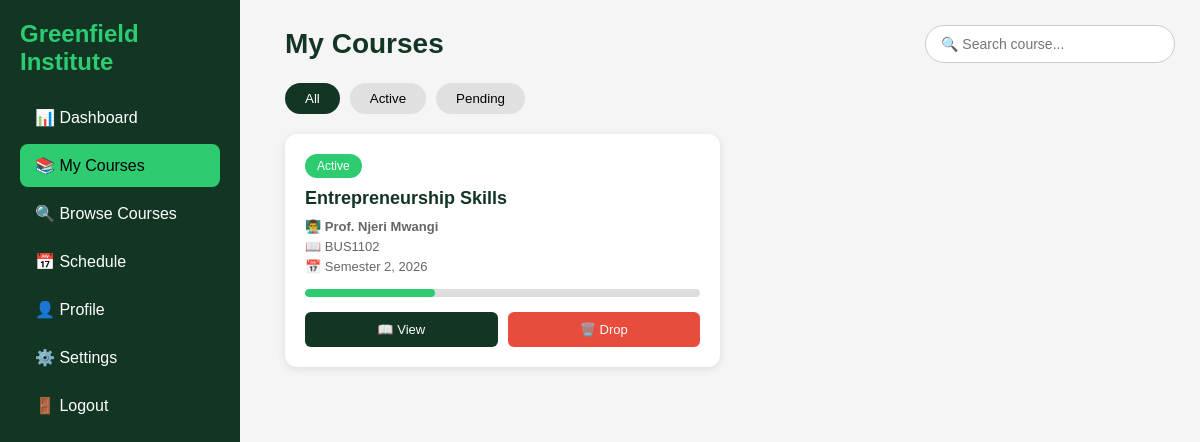
The page /my_courses.php (signed in) on the database its author committed.
### tables this page shows
CREATE TABLE `courses` (
  `id` int NOT NULL AUTO_INCREMENT,
  `course_code` varchar(20) NOT NULL,
  `course_name` varchar(150) NOT NULL,
  `description` text,
  `instructor` varchar(100) DEFAULT NULL,
  `capacity` int DEFAULT '30',
  `semester` varchar(20) DEFAULT NULL,
  `created_at` timestamp NULL DEFAULT CURRENT_TIMESTAMP,
  PRIMARY KEY (`id`),
  UNIQUE KEY `course_code` (`course_code`)
);

### my_courses.php (the view, shortened to what this page needs)
<?php
require_once 'config/database.php';
$user_id = $_SESSION['user_id'];
$sql = "SELECT c.*, r.registration_date, r.status as reg_status,
        (SELECT COUNT(*) FROM registrations WHERE course_id = c.id AND status = 'enrolled') as enrolled_count
        FROM courses c
        JOIN registrations r ON c.id = r.course_id
        WHERE r.user_id = ? AND r.status = 'enrolled'
        ORDER BY c.course_code";
$stmt = $conn->prepare($sql);
$stmt->bind_param("i", $user_id);
$stmt->execute();
$my_courses = $stmt->get_result();
$total_courses = $my_courses->num_rows;
?>
<!DOCTYPE html>
<html lang="en">
<head>
    <link rel="stylesheet" href="css/my_courses.css">
</head>
<body>
<div class="sidebar">
    <h2>Greenfield Institute</h2>
    <a href="student_dashboard.php">📊 Dashboard</a>
    <a href="my_courses.php" class="active">📚 My Courses</a>
    <a href="student_dashboard.php#courses">🔍 Browse Courses</a>
    <a href="#">📅 Schedule</a>
    <a href="#">👤 Profile</a>
    <a href="#">⚙️ Settings</a>
    <a href="logout.php">🚪 Logout</a>
</div>
<div class="main">
    <div class="top">
        <h1>My Courses</h1>
        <div class="search">
            <input type="text" placeholder="🔍 Search course..." onkeyup="searchCourse(this.value)">
        </div>
    </div>
    <div class="buttons">
        <button onclick="filterCourse('all')" class="active-filter">All</button>
        <button onclick="filterCourse('active')">Active</button>
        <button onclick="filterCourse('pending')">Pending</button>
    </div>
    <div class="courses" id="coursesContainer">
        <?php if ($total_courses > 0): ?>
            <?php while ($course = $my_courses->fetch_assoc()): ?>
                <div class="card" data-status="active" data-name="<?php echo strtolower(htmlspecialchars($course['course_name'])); ?>">
                    <span class="status status-active">Active</span>
                    <h3><?php echo htmlspecialchars($course['course_name']); ?></h3>
                    <p>👨‍🏫 <strong><?php echo htmlspecialchars($course['instructor']); ?></strong></p>
                    <p>📖 <?php echo htmlspecialchars($course['course_code']); ?></p>
                    <p>📅 <?php echo htmlspecialchars($course['semester']); ?></p>
                    <div class="progress">
                        <div style="width: <?php echo rand(30, 95); ?>%;"></div>
                    </div>
                    <div class="actions">
                        <button class="view-btn" onclick="viewCourse('<?php echo htmlspecialchars($course['course_name']); ?>')">📖 View</button>
                        <button class="drop-btn" onclick="openModal(<?php echo $course['id']; ?>, '<?php echo htmlspecialchars($course['course_name']); ?>')">🗑️ Drop</button>
                    </div>
                </div>
            <?php endwhile; ?>
        <?php endif; ?>
    </div>
</div>
</body>
</html>

### css/my_courses.css (style rules this page uses)
* { margin: 0; padding: 0; box-sizing: border-box; }
body { font-family: Arial, sans-serif; background: #f5f5f5; display: flex; }
.sidebar { width: 240px; background: #123524; color: white; height: 100vh; padding: 20px; position: fixed; overflow-y: auto; }
.sidebar h2 { color: #2ecc71; margin-bottom: 20px; }
.sidebar a { display: block; color: white; text-decoration: none; padding: 12px 15px; margin-top: 5px; border-radius: 8px; transition: all 0.3s; }
.sidebar a.active { background: #2ecc71; color: black; }
.main { margin-left: 260px; padding: 25px; width: 100%; min-height: 100vh; }
.top { display: flex; justify-content: space-between; align-items: center; flex-wrap: wrap; margin-bottom: 20px; }
.top h1 { color: #123524; font-size: 28px; }
.search input { padding: 10px 15px; border: 1px solid #ccc; border-radius: 25px; width: 250px; font-size: 14px; }
.buttons { display: flex; gap: 10px; margin-bottom: 20px; }
.buttons button { padding: 8px 20px; border: none; border-radius: 25px; cursor: pointer; background: #e0e0e0; transition: all 0.3s; }
.buttons button.active-filter { background: #123524; color: white; }
.courses { display: grid; grid-template-columns: repeat(auto-fill, minmax(300px, 1fr)); gap: 20px; margin-top: 20px; }
.card { background: white; border-radius: 12px; padding: 20px; box-shadow: 0 2px 8px rgba(0, 0, 0, 0.1); transition: transform 0.2s; }
.card h3 { margin: 10px 0; color: #123524; font-size: 18px; }
.card p { color: #666; font-size: 13px; margin: 5px 0; }
.status { padding: 5px 12px; border-radius: 20px; font-size: 12px; color: white; display: inline-block; }
.status-active { background: #2ecc71; }
.progress { background: #ddd; height: 8px; border-radius: 5px; margin: 15px 0; overflow: hidden; }
.progress div { height: 8px; border-radius: 5px; background: #2ecc71; }
.actions { margin-top: 15px; display: flex; gap: 10px; }
.actions button { flex: 1; padding: 10px; border: none; border-radius: 6px; cursor: pointer; font-size: 13px; transition: all 0.3s; }
.view-btn { background: #123524; color: white; }
.drop-btn { background: #e74c3c; color: white; }

### rows shown on the page
courses: course_name "Entrepreneurship Skills", instructor "Prof. Njeri Mwangi", course_code "BUS1102", semester "Semester 2, 2026"
